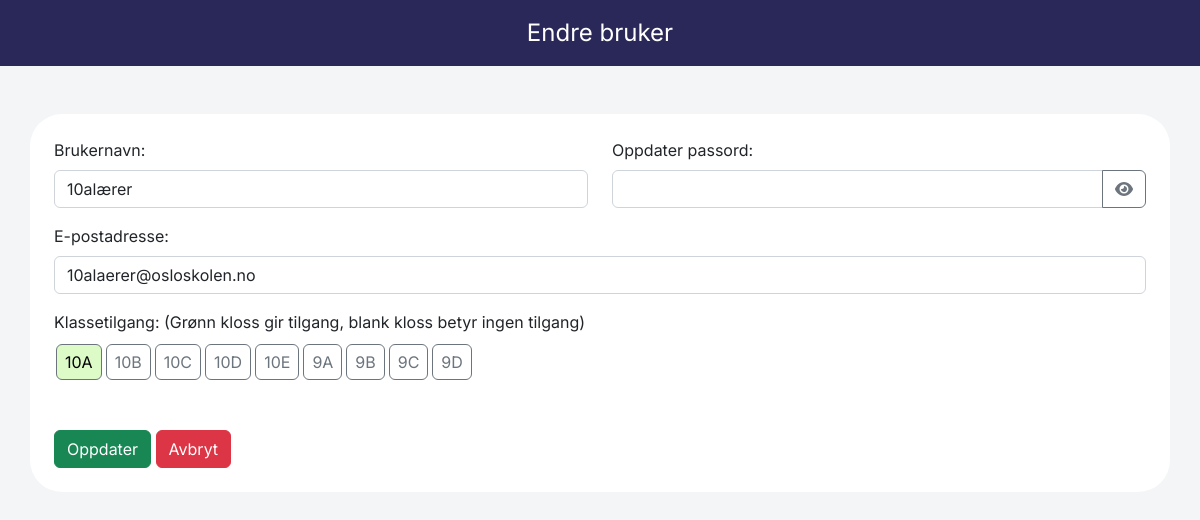
The page /user_management/edit_user.php?id=2 (signed in) on the database as committed earlier.
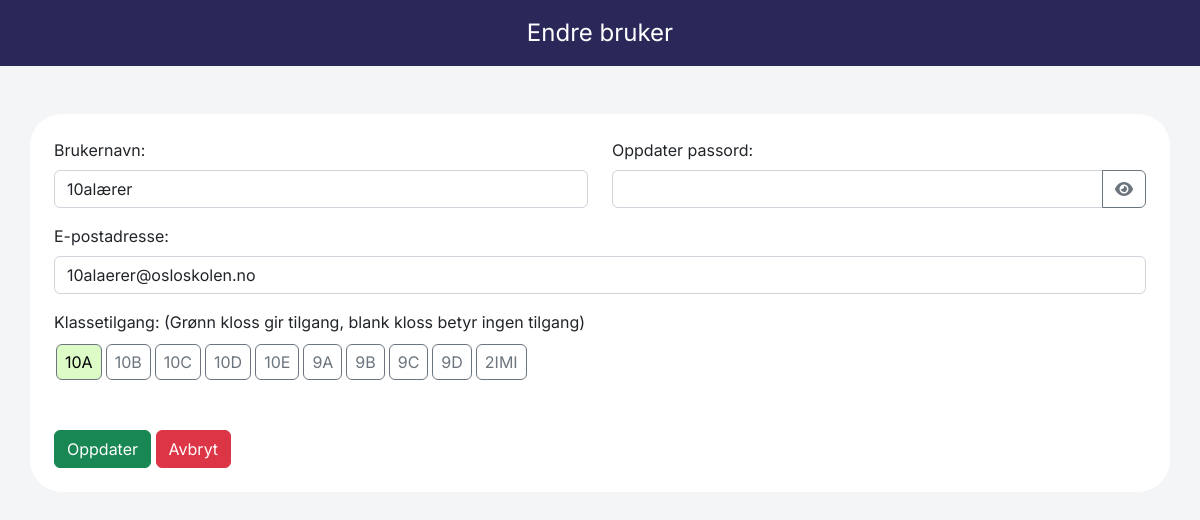
The same page on the database as committed later.
### tables this page shows
CREATE TABLE `classes` (
  `id` int(50) NOT NULL,
  `class_name` varchar(50) NOT NULL
);

### user_management/edit_user.php (the view, shortened to what this page needs)
<?php
include "../db_conn.php";
$username = $_SESSION['username'];
$queryUserAccess = "SELECT access FROM users WHERE username='$username'";
$resultUserAccess = mysqli_query($conn, $queryUserAccess);
$accessLevels = mysqli_fetch_assoc($resultUserAccess)['access'];
$accessLevels = explode('-', $accessLevels);
if (isset($_GET['id']) && is_numeric($_GET['id'])) {
    $userId = $_GET['id'];
    $queryUser = "SELECT * FROM users WHERE id='$userId'";
    $resultUser = mysqli_query($conn, $queryUser);
    if ($resultUser) {
        $user = mysqli_fetch_assoc($resultUser);
        $existingEmail = isset($user['mail']) ? $user['mail'] : '';
    } else {
        echo "Feil ved henting av brukerinformasjon.";
        exit();
    }
} else {
    echo "Ugyldig bruker-ID.";
    exit();
}
$queryAccess = "SELECT access FROM users WHERE id='$userId'";
$resultAccess = mysqli_query($conn, $queryAccess);
if ($resultAccess) {
    $userAccess = mysqli_fetch_assoc($resultAccess);
    $existingAccess = $userAccess['access'];
    $accessLevels = explode('-', $existingAccess);
} else {
    echo "Feil ved henting av brukerens tilgangsnivåer.";
    exit();
}
$queryClasses = "SELECT id, class_name FROM classes";
$resultClasses = mysqli_query($conn, $queryClasses);
?>
<!DOCTYPE html>
<html lang="en">
<head>
    <link href="https://cdn.jsdelivr.net/npm/bootstrap@5.2.3/dist/css/bootstrap.min.css" rel="stylesheet"
>
    <link rel="stylesheet" href="https://cdnjs.cloudflare.com/ajax/libs/font-awesome/6.4.0/css/all.min.css"
 />
    <link rel="stylesheet" href="../style.css" />
</head>
<body>
<nav class="navbar navbar-light justify-content-center fs-4 mb-5 custom-navlinks text-white">
        Endre bruker
</nav>
<div class="container bg-white p-4 rounded-5 mb-5">
    <form method="post" action="edit_user.php?id=<?php echo $userId; ?>">
        <div class="mb-3 row">
            <div class="col">
                <label for="username" class="form-label">Brukernavn:</label>
                <input type="text" class="form-control" id="username" name="username"
                    value="<?php echo $user['username']; ?>" required>
            </div>
            <div class="col">
                <label for="password" class="form-label">Oppdater passord:</label>
                <div class="input-group">
                    <input type="password" class="form-control" id="password" name="password" value="">
                    <button type="button" class="btn btn-outline-secondary" id="togglePassword">
                        <i class="fas fa-eye"></i>
                    </button>
                </div>
            </div>
        </div>
        <div class="mb-3 row">
            <div class="col">
                <label for="email" class="form-label">E-postadresse:</label>
                <input type="email" class="form-control" id="email" name="email"
                    value="<?php echo $existingEmail; ?>" required>
            </div>
        </div>
        <div class="mb-5">
            <label for="access" class="form-label">Klassetilgang: (Grønn kloss gir tilgang, blank kloss betyr ingen tilgang)</label><br>
            <?php
            if ($resultClasses) {
                while ($class = mysqli_fetch_assoc($resultClasses)) {
                    $classId = $class['id'];
                    $className = $class['class_name'];
                    $selected = in_array($classId, $accessLevels) ? 'selected' : '';
                    echo '<button type="button" class="btn px-2 btn btn-outline-secondary class-button ' . $selected . '" data-class-id="' . $classId . '">' . $className . '</button>';
                }
            }
            ?>
        </div>
        <button type="submit" class="btn btn-success" onclick="updateAccess()">Oppdater</button>
        <a href="user_management.php" class="btn btn-danger">Avbryt</a>
    </form>
</div>
</body>
</html>

Rows that differ between the two databases and show on the page:
added classes: class_name "2IMI"
